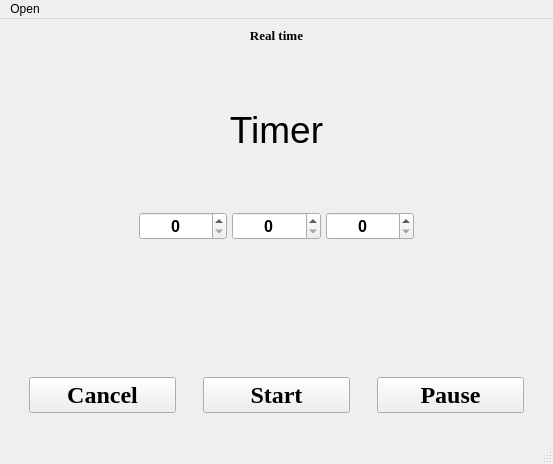
<?xml version="1.0" encoding="UTF-8"?>
<ui version="4.0">
 <class>SecondWindow</class>
 <widget class="QMainWindow" name="SecondWindow">
  <property name="geometry">
   <rect>
    <x>0</x>
    <y>0</y>
    <width>553</width>
    <height>464</height>
   </rect>
  </property>
  <property name="windowTitle">
   <string>Timer</string>
  </property>
  <property name="styleSheet">
   <string notr="true"> qApp-&gt;setStyleSheet(&quot;QMainWindow{ background-color: black}&quot;);</string>
  </property>
  <widget class="QWidget" name="centralwidget">
   <layout class="QVBoxLayout" name="verticalLayout">
    <item>
     <widget class="QLabel" name="label_2">
      <property name="font">
       <font>
        <family>Times New Roman</family>
        <pointsize>10</pointsize>
        <bold>true</bold>
       </font>
      </property>
      <property name="text">
       <string>Real time</string>
      </property>
      <property name="alignment">
       <set>Qt::AlignCenter</set>
      </property>
     </widget>
    </item>
    <item>
     <spacer name="verticalSpacer_2">
      <property name="orientation">
       <enum>Qt::Vertical</enum>
      </property>
      <property name="sizeType">
       <enum>QSizePolicy::MinimumExpanding</enum>
      </property>
      <property name="sizeHint" stdset="0">
       <size>
        <width>20</width>
        <height>60</height>
       </size>
      </property>
     </spacer>
    </item>
    <item>
     <widget class="QLabel" name="label">
      <property name="font">
       <font>
        <family>Tahoma</family>
        <pointsize>28</pointsize>
        <bold>false</bold>
       </font>
      </property>
      <property name="text">
       <string>Timer</string>
      </property>
      <property name="alignment">
       <set>Qt::AlignCenter</set>
      </property>
     </widget>
    </item>
    <item>
     <spacer name="verticalSpacer_4">
      <property name="orientation">
       <enum>Qt::Vertical</enum>
      </property>
      <property name="sizeType">
       <enum>QSizePolicy::Expanding</enum>
      </property>
      <property name="sizeHint" stdset="0">
       <size>
        <width>20</width>
        <height>10</height>
       </size>
      </property>
     </spacer>
    </item>
    <item>
     <layout class="QHBoxLayout" name="horizontalLayout_5">
      <property name="spacing">
       <number>5</number>
      </property>
      <property name="leftMargin">
       <number>130</number>
      </property>
      <property name="rightMargin">
       <number>130</number>
      </property>
      <item>
       <widget class="QSpinBox" name="spinBox_3">
        <property name="font">
         <font>
          <family>Tahoma</family>
          <pointsize>12</pointsize>
          <bold>true</bold>
         </font>
        </property>
        <property name="alignment">
         <set>Qt::AlignCenter</set>
        </property>
        <property name="maximum">
         <number>23</number>
        </property>
       </widget>
      </item>
      <item>
       <widget class="QSpinBox" name="spinBox_2">
        <property name="font">
         <font>
          <family>Tahoma</family>
          <pointsize>12</pointsize>
          <bold>true</bold>
         </font>
        </property>
        <property name="alignment">
         <set>Qt::AlignCenter</set>
        </property>
        <property name="maximum">
         <number>59</number>
        </property>
       </widget>
      </item>
      <item>
       <widget class="QSpinBox" name="spinBox">
        <property name="font">
         <font>
          <family>Tahoma</family>
          <pointsize>12</pointsize>
          <bold>true</bold>
         </font>
        </property>
        <property name="alignment">
         <set>Qt::AlignCenter</set>
        </property>
        <property name="maximum">
         <number>59</number>
        </property>
        <property name="stepType">
         <enum>QAbstractSpinBox::DefaultStepType</enum>
        </property>
       </widget>
      </item>
     </layout>
    </item>
    <item>
     <spacer name="verticalSpacer_3">
      <property name="orientation">
       <enum>Qt::Vertical</enum>
      </property>
      <property name="sizeHint" stdset="0">
       <size>
        <width>20</width>
        <height>40</height>
       </size>
      </property>
     </spacer>
    </item>
    <item>
     <spacer name="verticalSpacer">
      <property name="orientation">
       <enum>Qt::Vertical</enum>
      </property>
      <property name="sizeType">
       <enum>QSizePolicy::MinimumExpanding</enum>
      </property>
      <property name="sizeHint" stdset="0">
       <size>
        <width>20</width>
        <height>40</height>
       </size>
      </property>
     </spacer>
    </item>
    <item>
     <layout class="QHBoxLayout" name="horizontalLayout">
      <property name="spacing">
       <number>27</number>
      </property>
      <property name="leftMargin">
       <number>20</number>
      </property>
      <property name="topMargin">
       <number>20</number>
      </property>
      <property name="rightMargin">
       <number>20</number>
      </property>
      <property name="bottomMargin">
       <number>20</number>
      </property>
      <item>
       <widget class="QPushButton" name="pushButton">
        <property name="font">
         <font>
          <family>Times New Roman</family>
          <pointsize>18</pointsize>
          <bold>true</bold>
         </font>
        </property>
        <property name="styleSheet">
         <string notr="true">&lt;a class=&quot;buttons&quot; href='#' &gt;Download&lt;/a&gt;</string>
        </property>
        <property name="text">
         <string>Cancel</string>
        </property>
       </widget>
      </item>
      <item>
       <widget class="QPushButton" name="pushButton_2">
        <property name="sizePolicy">
         <sizepolicy hsizetype="Minimum" vsizetype="Fixed">
          <horstretch>0</horstretch>
          <verstretch>0</verstretch>
         </sizepolicy>
        </property>
        <property name="font">
         <font>
          <family>Times New Roman</family>
          <pointsize>18</pointsize>
          <bold>true</bold>
         </font>
        </property>
        <property name="autoFillBackground">
         <bool>true</bool>
        </property>
        <property name="styleSheet">
         <string notr="true">&lt;a class=&quot;buttons&quot; href='#' &gt;Download&lt;/a&gt;</string>
        </property>
        <property name="text">
         <string>Start</string>
        </property>
       </widget>
      </item>
      <item>
       <widget class="QPushButton" name="pushButton_3">
        <property name="font">
         <font>
          <family>Times New Roman</family>
          <pointsize>18</pointsize>
          <bold>true</bold>
         </font>
        </property>
        <property name="styleSheet">
         <string notr="true">&lt;a class=&quot;buttons&quot; href='#' &gt;Download&lt;/a&gt;</string>
        </property>
        <property name="text">
         <string>Pause</string>
        </property>
       </widget>
      </item>
     </layout>
    </item>
   </layout>
  </widget>
  <widget class="QMenuBar" name="menubar">
   <property name="geometry">
    <rect>
     <x>0</x>
     <y>0</y>
     <width>553</width>
     <height>25</height>
    </rect>
   </property>
   <widget class="QMenu" name="menu">
    <property name="title">
     <string>Open</string>
    </property>
    <addaction name="action"/>
    <addaction name="action_2"/>
   </widget>
   <addaction name="menu"/>
  </widget>
  <widget class="QStatusBar" name="statusbar"/>
  <action name="action">
   <property name="icon">
    <iconset>
     <normaloff>:/img1/Image/Секундомер.png</normaloff>:/img1/Image/Секундомер.png</iconset>
   </property>
   <property name="text">
    <string>Stopwatch</string>
   </property>
  </action>
  <action name="action_2">
   <property name="icon">
    <iconset>
     <normaloff>:/img1/Image/Таймер.png</normaloff>:/img1/Image/Таймер.png</iconset>
   </property>
   <property name="text">
    <string>Timer</string>
   </property>
  </action>
  <action name="actionWorld_Clock">
   <property name="text">
    <string>World Clock</string>
   </property>
  </action>
 </widget>
 <resources/>
 <connections/>
</ui>
